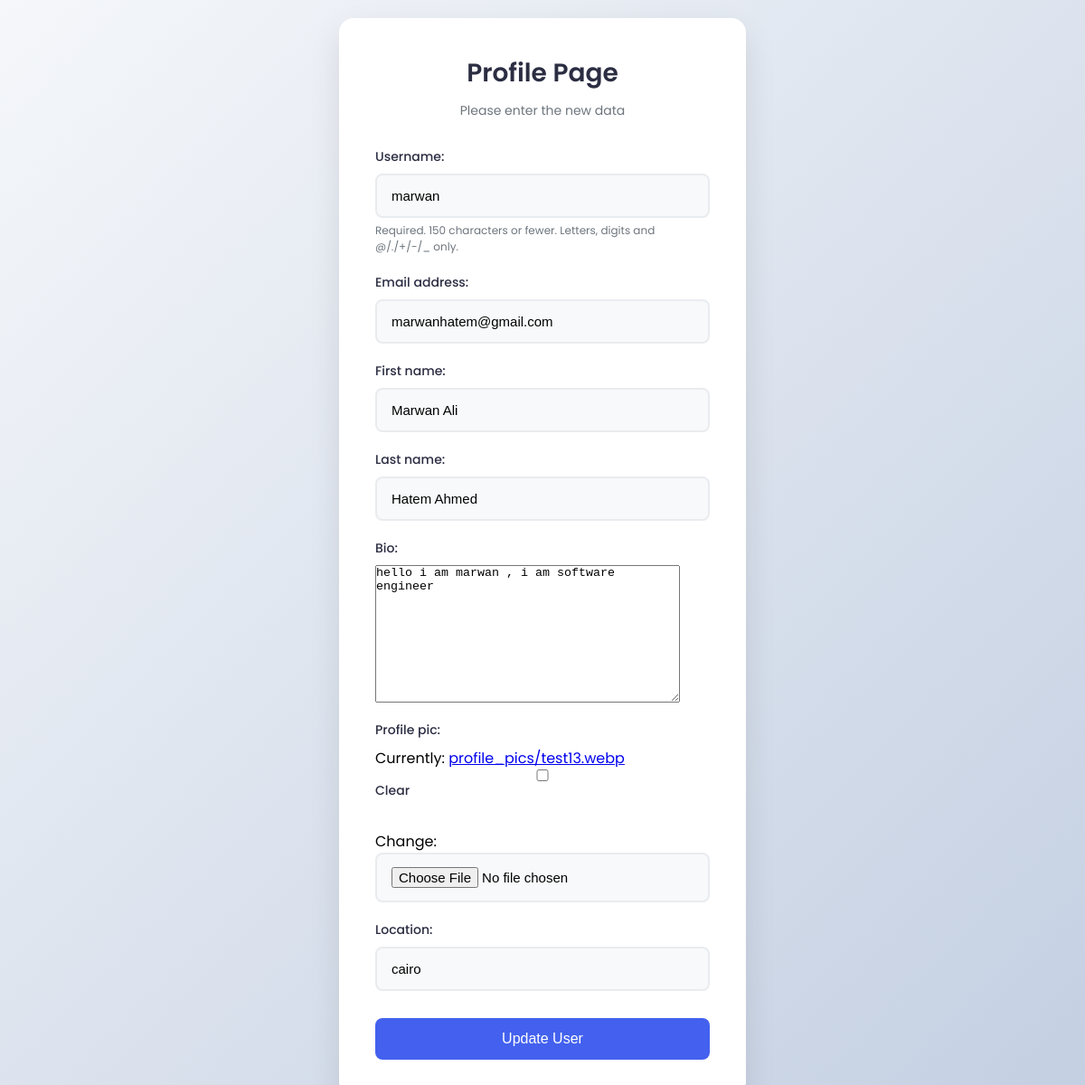
Page /accounts/update_user (signed in) on the earlier database version.
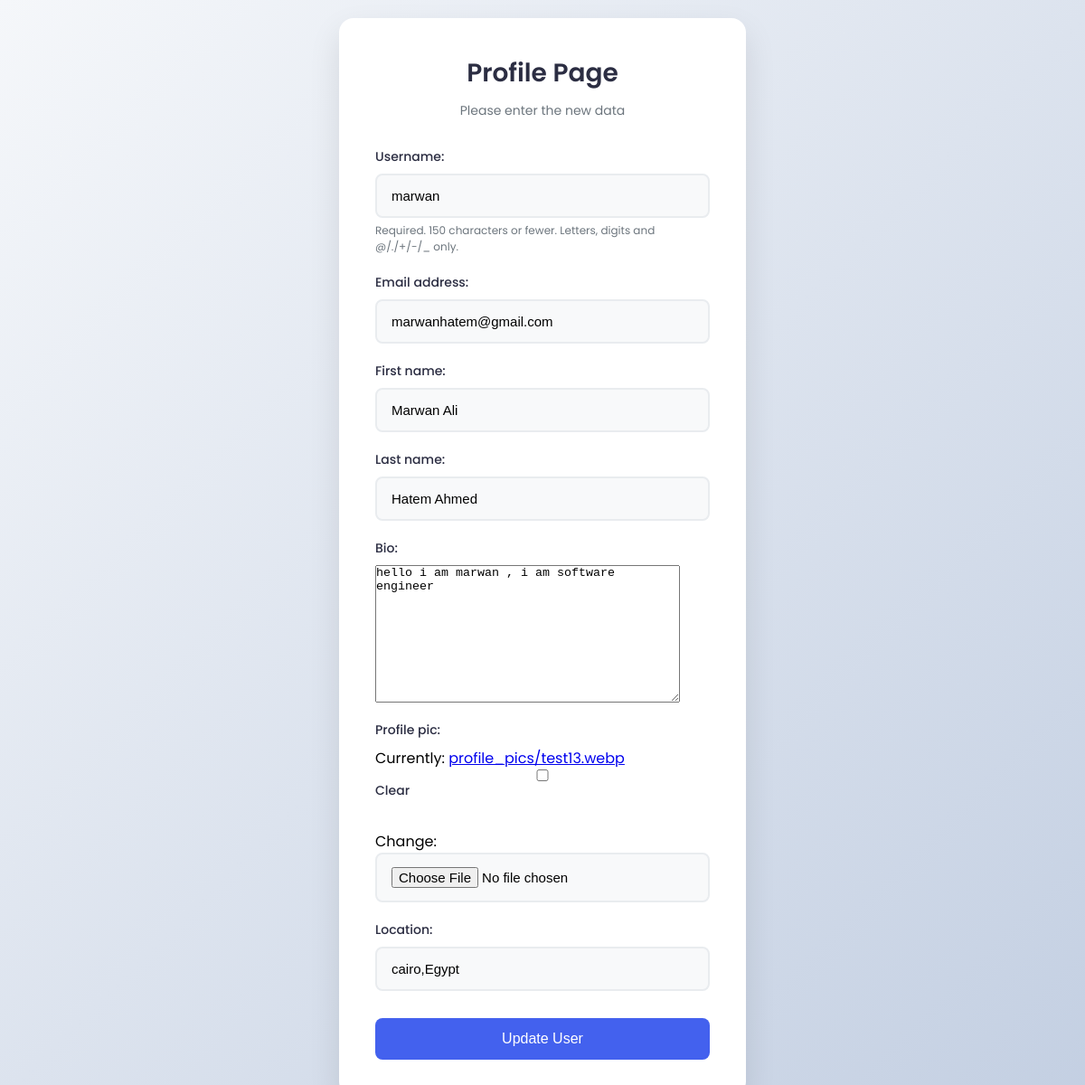
Same page on the later database version.
### accounts/models.py (models this page shows, shortened)
class Profile(models.Model):
    user = models.OneToOneField(User,on_delete=models.CASCADE,null=True,blank=True)
    bio = models.TextField(blank=True,null=True)
    profile_pic = models.ImageField(upload_to="profile_pics",blank=True,null=True)
    location = models.CharField(max_length=200,blank=True,null=True)

### accounts/views.py (the view)
# urls.py: path("update_user",update_user_view,name="update_user_url"),
def update_user_view(req):
    if req.method == "POST":
        user_form = UpdateUserForm(req.POST,instance=req.user)
        profile_form = UpdateProfileForm(req.POST,req.FILES,instance=req.user.profile)
        if user_form.is_valid() and profile_form.is_valid():
            user_form.save()
            profile_form.save()
            return redirect("update_user_url")
    else:
        user_form = UpdateUserForm(instance=req.user)
        profile_form = UpdateProfileForm(instance=req.user.profile)
    return render(req,"accounts/update_user.html",{"user_form":user_form,"profile_form":profile_form})

### accounts/forms.py
class UpdateUserForm(forms.ModelForm):
    class Meta:
        model = User
        fields = ['username',"email","first_name","last_name"]

class UpdateProfileForm(forms.ModelForm):
    class Meta:
        model = Profile
        fields = ["bio","profile_pic","location"]

### templates/accounts/update_user.html (shortened to what this page needs)
<div class="login-container">
    <div class="login-header">
        <h2>Profile Page</h2>
        <p>Please enter the new data</p>
    </div>
    <form method="post" enctype="multipart/form-data">
        {% for field in user_form %}
        <div class="form-group">
            {{ field.label_tag }}
            {{ field }}
            {% if field.help_text %}
            <span class="helptext">{{ field.help_text }}</span>
            {% endif %}
        </div>
        {% endfor %}
        {% for field in profile_form %}
        <div class="form-group">
            {{ field.label_tag }}
            {{ field }}
        </div>
        {% endfor %}
        <button type="submit" class="login-button">Update User</button>
    </form>
</div>

Differences in the rows shown:
changed Profile "hello i am marwan , i am software engineer": location "cairo" → "cairo,Egypt"
